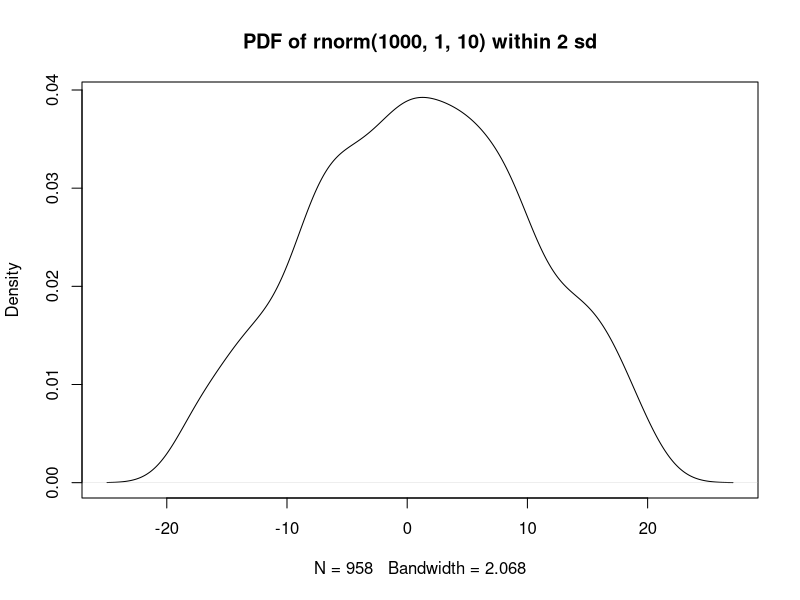
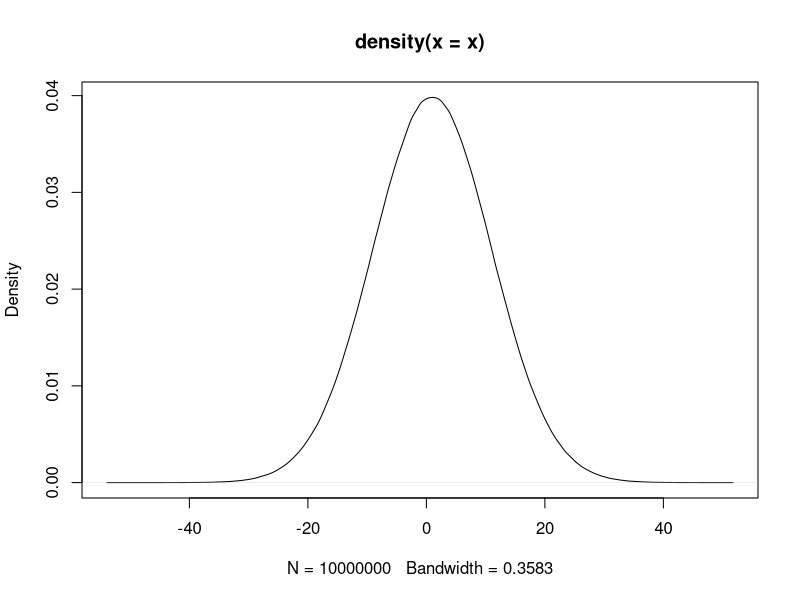

These figures' R source, in order:

library(dplyr)

# Q1

x.a <- rnorm(1000, 1, 10)

# 1.1 Filter OUT extreme values out of two standard deviations
x.a <- x.a [x.a < (1 + 2 * 10) & x.a > (1 - 2 * 10)]

# 1.2 Plotting the distribution of the remaining vector x.a
plot(density(x.a), main = "PDF of rnorm(1000, 1, 10) within 2 sd")

# 1.3 Calculate the 25% 50% and 75% quantile of vector x.a. (You may google "quantile r)
quantile(x.a)

# 1.4 Get the sequence between 25% to 75% of x.a
x.a [x.a < quantile(x.a, 0.75) & x.a > quantile(x.a, 0.25)]

# Q2

x.b <- c("a", "b", "c", "d", "e", "f", "g", "h", "i", "j", "k")

# 2.1 Get only elements at odd positions
x.b [seq(from = 1, to = length(x.b), by = 2)]

# 2.2 Truncate the first 2 elements and the last 2 elements
x.b [3:(length(x.b) - 2)]


# Q3

population <- c(158228, 126687, 228075, 204903, 308383)
town <- c("中正", "大同", "中山", "松山", "大安")

# 3.1 Sort the population, 
# the reuslt should be [1] 126687 158228 204903 228075 308383
sort(population)

# 3.2 Sort populations in decreasing order 
# (Google it or check help)
# Result: [1] 308383 228075 204903 158228 126687
sort(population, decreasing = T)

# 3.3 Sort town names according to population in decreasing order
# Result: [1] "大安" "中山" "松山" "中正" "大同"
data.frame(town, population, stringsAsFactors = F) %>% 
  arrange(desc(population)) %>%
  select(town) %>%
  unlist() %>%
  unname()

# Q4

# 4.1 Print current time
# e.g., "2019-09-02 21:31:36 CST"
Sys.time()

# 4.2 Check the data type of current time
typeof(Sys.time())

# 4.3 Print today
# e.g., [1] "2019-09-02"
Sys.Date()

# 4.4 Check the data type of date
typeof(Sys.Date())

# 4.5 Write example to compare following functions: print(), cat(), and message() 

# print() prints out object in assistance with object counter like [1], and it also adds some type feature like "" for character.
# cat() concatenates different objects and gives a spacing between them, it concisely print out those objects themselves without other words or assistance like "" \n [1]
# cat() also drops attributes of its inputs. Thus it could be tricky when dealing with types like "factor" and "Date"
# message() gives a highlight for object to print, it's simply print out the object concisely in red color. 

print(Sys.Date())
cat(Sys.Date())
message(Sys.Date())
cat("Hello", "World")

# Q5

# 5.1 Using google to find out how to measure the ruuning time of the following code

start_time <- Sys.time()
x <- rnorm(10000000, 1, 10) 
plot(density(x))
end_time <- Sys.time()

end_time - start_time

# Q6

a <- c(5, 5, 5, 5, 4, 4, 4, 3, 3, 1, 1, 1, 2, 2, 2)
b <- c(3, 3, 3, 4, 4, 4, 2, 2, 2, 4, 4, 1, 4, 1, 1)
df2 <- data.frame(a, b)

# sort df2 in orders of decreasing b then increasing a
df2 <- df2[order(df2$a, -df2$b),]

# order(df2$a, df2$b) sort dataframe in orders of "a" first, then "b"
# the negative sign represent in orders of decreasing

# Q7

country <- c("CN", "US", "JP", "HK", "KR", "SG", "DE", "MY", "VN", "PH", "TH", "AU", "NL", "SA", "ID", "GB", "IN", "FR", "IT", "AE")

import <- c(26.142, 12.008, 7.032, 13.646, 4.589, 5.768, 2.131, 2.802, 3.428, 3.019, 1.976, 1.118, 1.624, 0.449, 0.983, 1.302, 1.027, 0.553, 0.670, 0.455)

export <- c(22.987, 12.204, 11.837, 7.739, 5.381, 4.610, 2.866, 2.784, 2.414, 2.092, 1.839, 1.788, 1.665, 1.409, 1.391, 1.075, 0.974, 0.899, 0.800, 0.728)

df <- data.frame(country, import, export)
df

df <- df %>%
  arrange(desc(export), desc(import))
df







